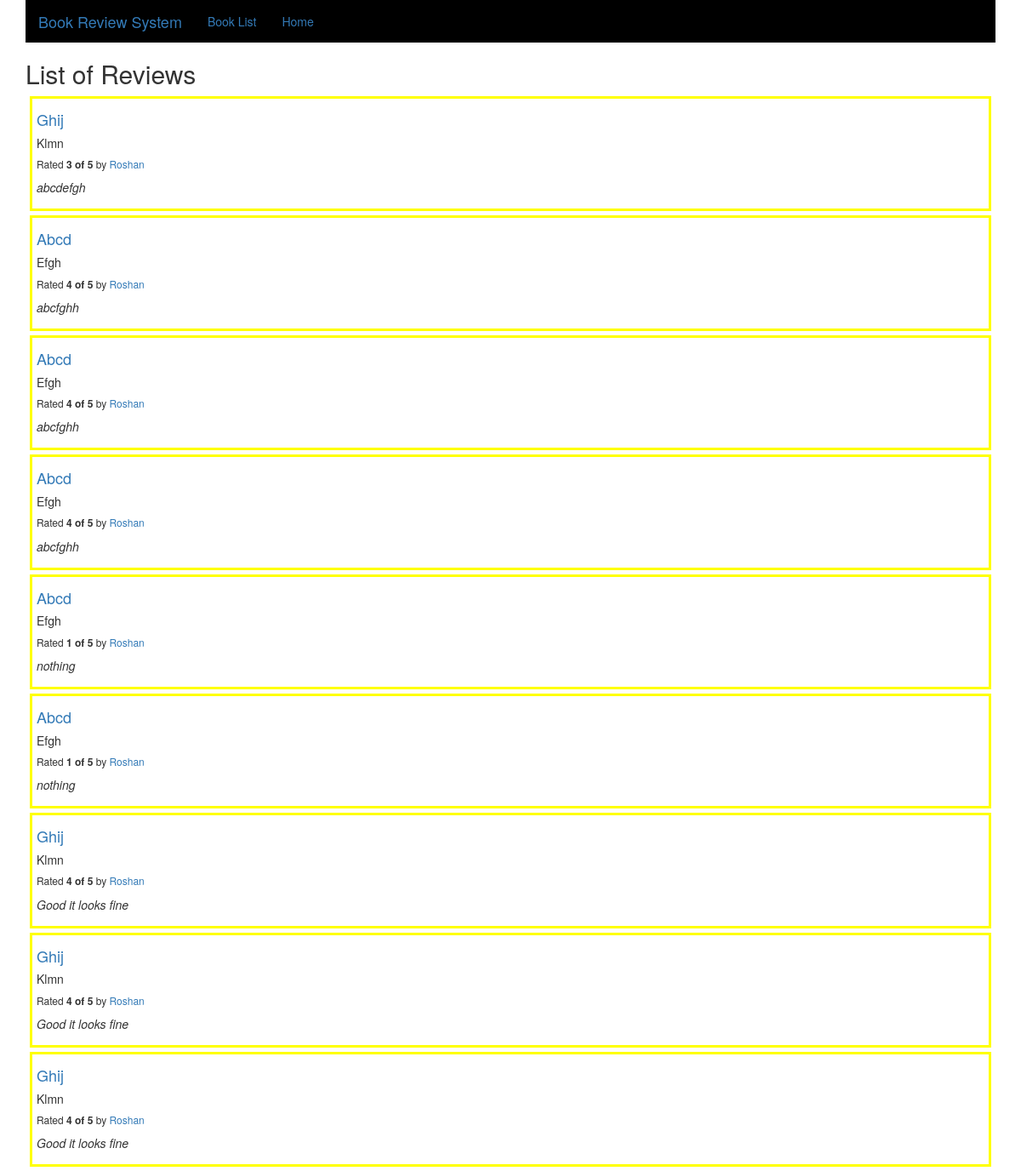
The app's page /reviews/ with its own data.
### reviews/models.py (models this page shows, shortened)
class Review(models.Model):
    RATING_CHOICES = (
        (1, '1'),
        (2, '2'),
        (3, '3'),
        (4, '4'),
        (5, '5'),
    )
    book = models.ForeignKey(Book, on_delete=models.DO_NOTHING,)
    pub_date = models.DateTimeField('date published')
    user_name = models.CharField(max_length=100)
    comment = models.CharField(max_length=200)
    rating = models.IntegerField(choices=RATING_CHOICES)

class Book(models.Model):
    name = models.CharField(max_length=200)
    author = models.CharField(max_length=200, default='Anonymous')

### reviews/views.py (the view)
def review_list(request):
    latest_review_list = Review.objects.order_by('-pub_date')[:9]
    context = {'latest_review_list':latest_review_list}
    return render(request, 'reviews/review_list.html', context)

### reviews/templates/reviews/review_list.html
{% extends 'base.html' %}
{% load bootstrap3 %}
{% block title %}
<h2>List of Reviews</h2>
{% endblock %}
{% block content %}
{% if latest_review_list %}
<div>
    {% for review in latest_review_list %}
    <div style="border:solid 3px yellow;padding:5px;margin:5px">
        <h4><a href="{% url 'reviews:review_detail' review.id %}">
        {{ review.book.name }}
        </a></h4>
        <h5>{{ review.book.author }} </h5>
        <h6>Rated <b>{{ review.rating }} of 5 </b> by <a href="{% url 'reviews:user_review_list' review.user_name %}" >{{ review.user_name }}</a></h6>
        <p><i>{{ review.comment }}</i></p>
    </div>
    {% endfor %}
</div>
{% else %}
<p>No reviews are available.</p>
{% endif %}
{% endblock %}

### records on screen
Review: book.name "Ghij", book.author "Klmn", rating "3", user_name "Roshan", comment "abcdefgh"
Review: book.name "Abcd", book.author "Efgh", rating "4", user_name "Roshan", comment "abcfghh"
Review: book.name "Abcd", book.author "Efgh", rating "4", user_name "Roshan", comment "abcfghh"
Review: book.name "Abcd", book.author "Efgh", rating "4", user_name "Roshan", comment "abcfghh"
Review: book.name "Abcd", book.author "Efgh", rating "1", user_name "Roshan", comment "nothing"
Review: book.name "Abcd", book.author "Efgh", rating "1", user_name "Roshan", comment "nothing"
Review: book.name "Ghij", book.author "Klmn", rating "4", user_name "Roshan", comment "Good it looks fine"
Review: book.name "Ghij", book.author "Klmn", rating "4", user_name "Roshan", comment "Good it looks fine"
Review: book.name "Ghij", book.author "Klmn", rating "4", user_name "Roshan", comment "Good it looks fine"
